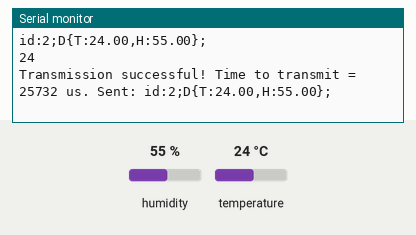
This sketch was run on a simulated Arduino Uno, built with avr-gcc and run on an emulated ATmega328P. Shown: the last lines printed to the serial monitor. The inputs (shaded band) are chosen by the test bench; at power-on: humidity 55 %, temperature 24 °C. No radio packets arrive unless stated.

Above: at 2.8 s.
2.9 s: humidity set to 22 %
At 3.8 s:
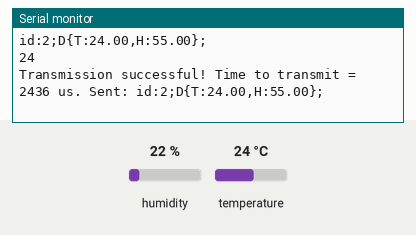
5.6 s: temperature set to 12 °C
At 6.9 s:
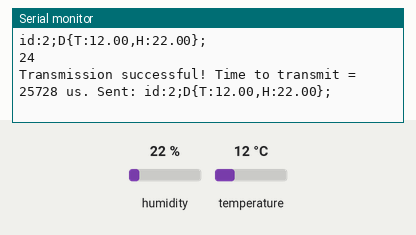
8.3 s: humidity set to 40 %
At 9.6 s:
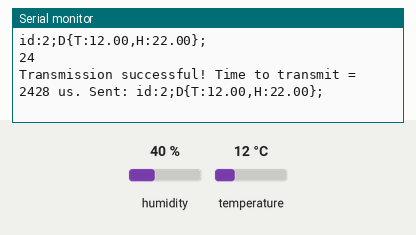
Timing chart, 0 to 11.3 s (numbered marks = the images above; inputs shaded):
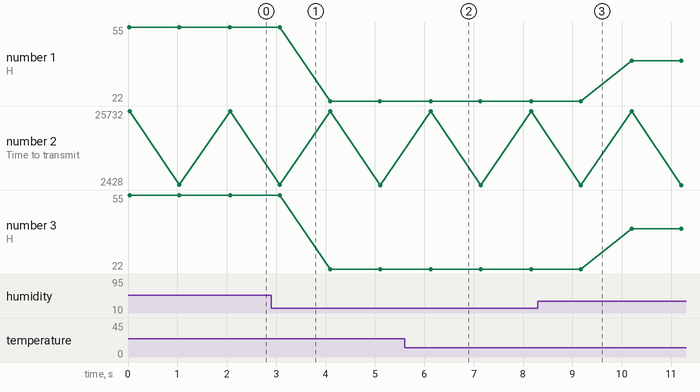

Measured:
- after the input at 5.6 s, the serial monitor: prints a new line after 0.53 s (image 2)
- plotted number 1: 55 → 22 after the input at 2.9 s, 22 → 40 after the input at 8.3 s
- plotted number 2: 25732 → 2428 after the input at 2.9 s
- plotted number 3: 55 → 22 after the input at 2.9 s, 22 → 40 after the input at 8.3 s

The sketch:

Transmitter.ino
```cpp
// Code 1 : Sending Text (Transmitter)
// Library: TMRh20/RF24 (https://github.com/tmrh20/RF24/)

#include <SPI.h>
#include "printf.h"
#include "RF24.h"
#include <Adafruit_Sensor.h>
#include <DHT.h>
#include <DHT_U.h>

#define defaultPayloadSize 24

RF24 radio(9, 10);
uint8_t address[][6] = { "0Node", "1Node", "2Node", "3Node" };
int radioNumber = 2;
bool role = true;
String payload = "";
#define DHTPIN 2
#define DHTTYPE    DHT11
DHT dht(DHTPIN, DHTTYPE);

void setup() {
    Serial.begin(115200);
    if (!radio.begin()) {
        Serial.println(F("radio hardware is not responding!!"));
        while (1) {}
    }
    Serial.print(F("radioNumber = "));
    Serial.println((int)radioNumber);
    radio.setPALevel(RF24_PA_MAX);
    radio.setPayloadSize(defaultPayloadSize); // Set payload size correctly
    radio.openWritingPipe(address[radioNumber]);

    // For debugging info
    printf_begin();
    radio.printPrettyDetails();
    dht.begin();
}


void loop() {
    unsigned long start_timer = micros();

    float temperature = dht.readTemperature(); // Read temperature
    float humidity = dht.readHumidity(); // Read humidity // Update payload with new sensor values
    payload = "id:" + String(radioNumber) + ";D{T:" + String(temperature) + ",H:" + String(humidity) + "};";
    Serial.println(payload);
    Serial.println(payload.length());
    Serial.println();
    bool report = radio.write((uint8_t *)payload.c_str(), radio.getPayloadSize());
    unsigned long end_timer = micros();

//    Serial.println(sizeof(charPayload));
    Serial.println();
    if (report) {
        Serial.print(F("Transmission successful! "));
        Serial.print(F("Time to transmit = "));
        Serial.print(end_timer - start_timer);
        Serial.print(F(" us. Sent: "));
        Serial.println(payload);
    } else {
        Serial.println(F("Transmission failed or timed out"));
    }

    delay(1000);
}
```
